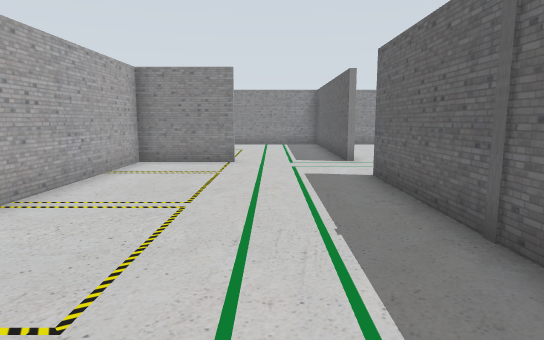
[1] (above)

24 first-person views from a walk through a world built for the Gazebo simulator. The camera is 1.2 m above the floor, tilts 8° down and sees 75° across. The floor is counted in squares, 1 m on a side. Each view is taken from the middle of a square. On the plan, view 1 faces up. The plan holds only what a view shows up to about 14 squares ahead; the rest is blank. The place goes on beyond the plan. The robots in the file are not drawn.

[2]
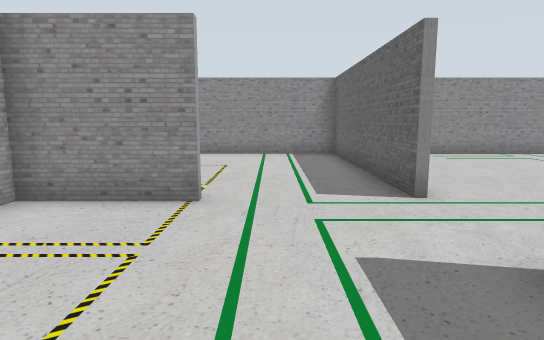

[3]
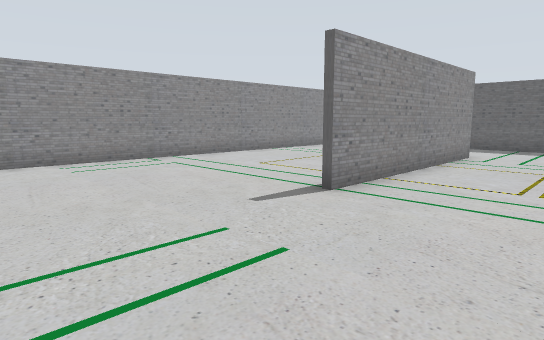

[4]
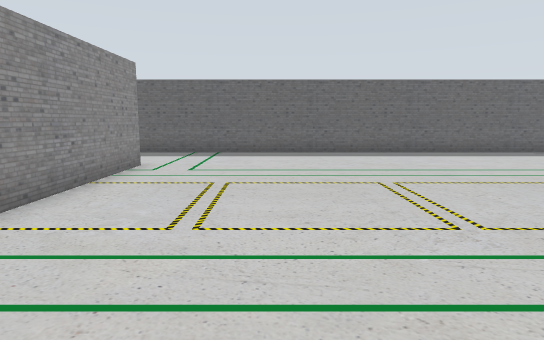

[5]
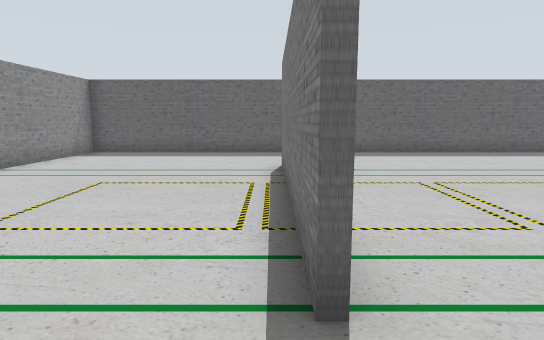

[6]
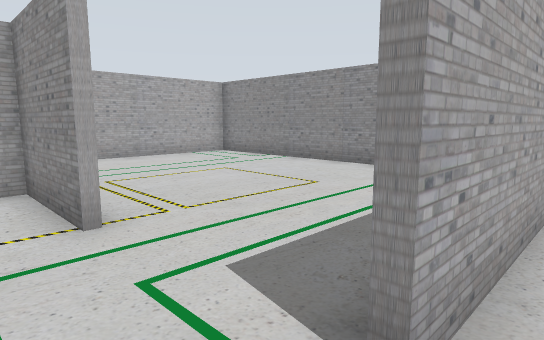

[7]
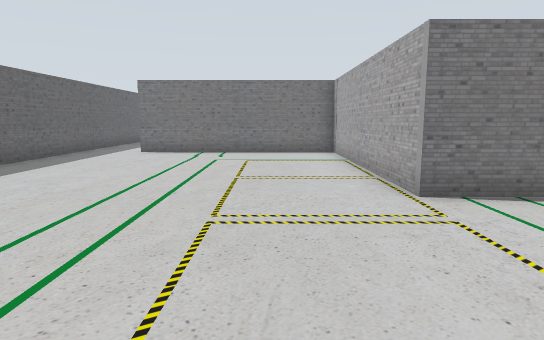

[8]
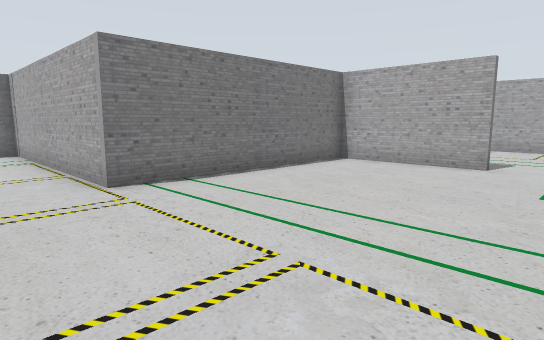

[9]
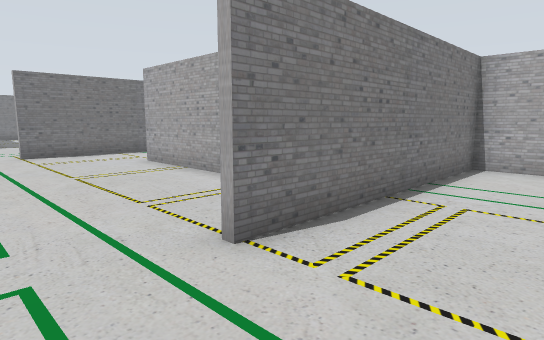

[10]
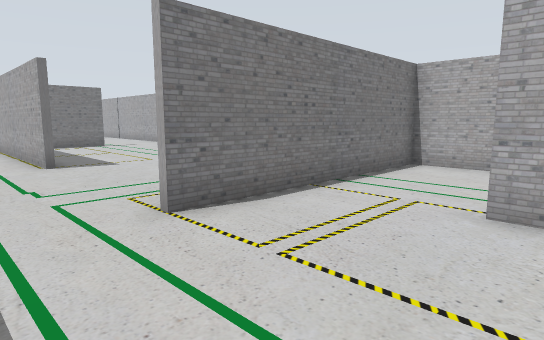

[11]
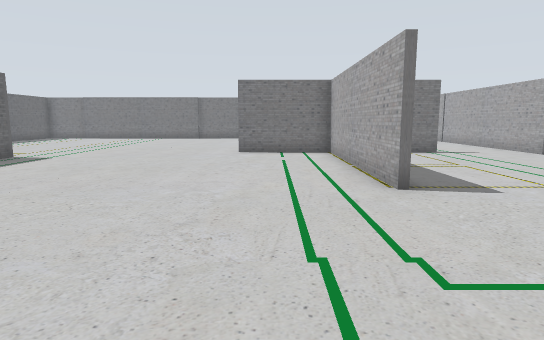

[12]
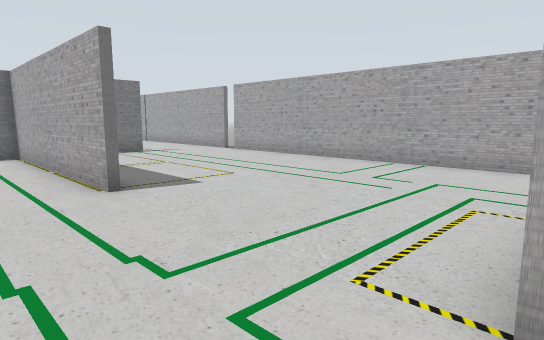

[13]
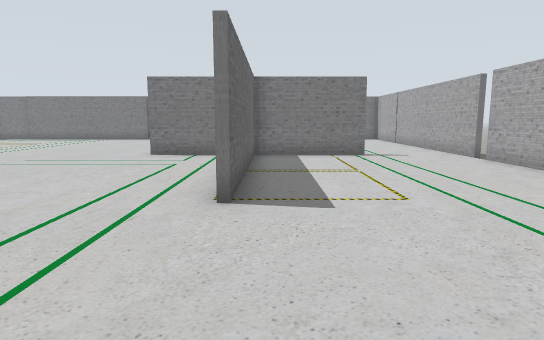

[14]
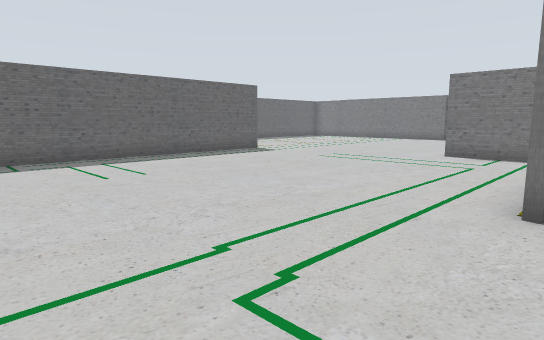

[15]
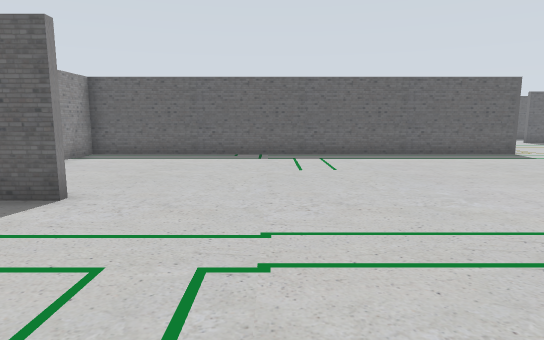

[16]
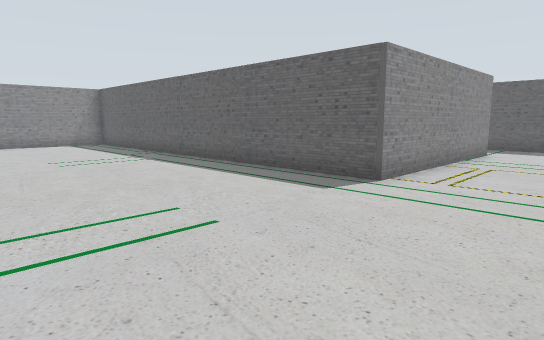

[17]
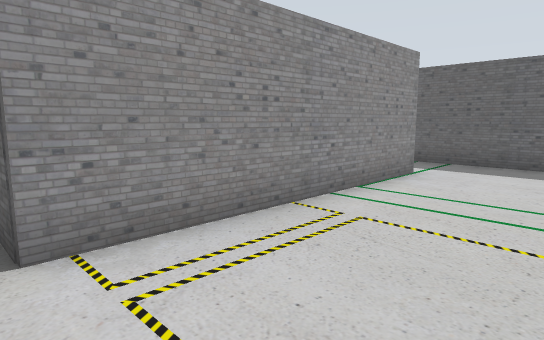

[18]
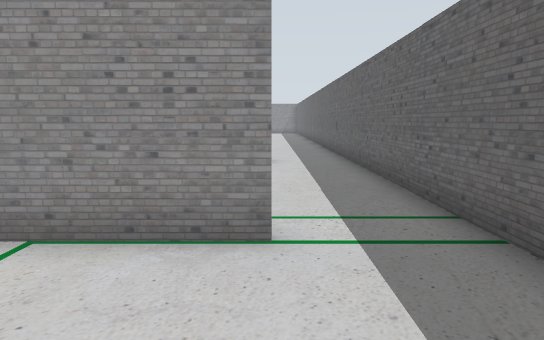

[19]
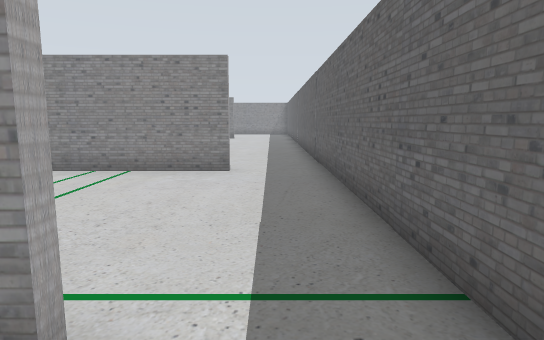

[20]
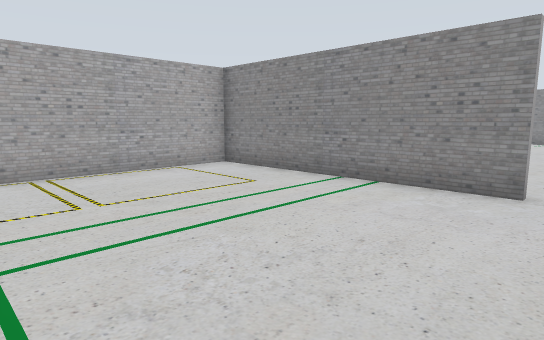

[21]
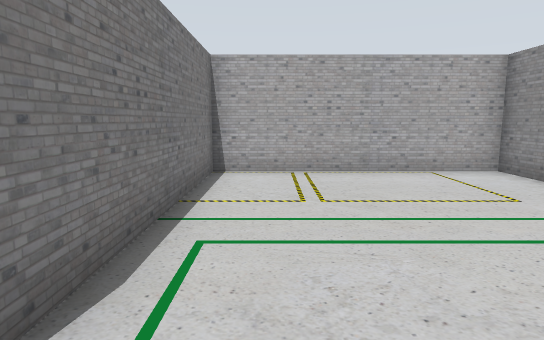

[22]
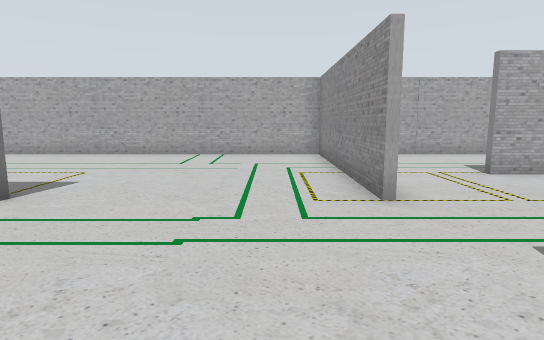

[23]
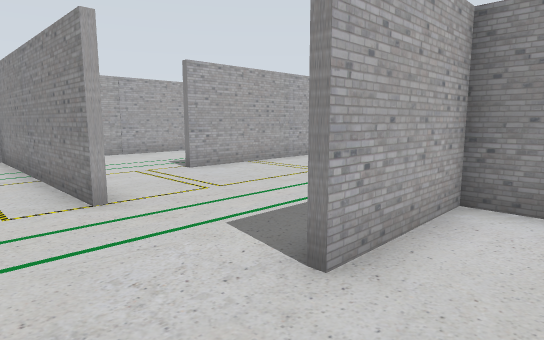

[24]
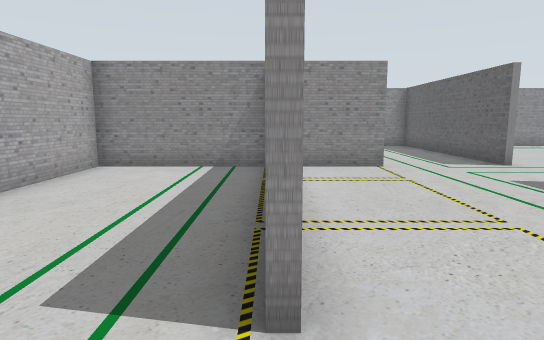

### Floor plan
Points are (right, up) in squares from view 1. A wall is a line through its corners. A room is listed if a view was taken in it or the views show most of it. See-through windows are left out.
Room 1 (views 1, 2, 3, 4, 5, 6, 7, 8, 9, 10)
walls: (7.9, 10.7) (15.4, 10.7); (2.4, 7.8) (2.4, 3.5) (9.7, 3.5) (9.7, -4.4) (17, -4.4); (2.2, 10.4) (2.2, 17.7) (-8.6, 17.7) (-8.6, 10.4) (-1, 10.4); (2.4, 14) (2.4, 10.4); (2.2, 2.8) (2.2, 7.8); (-1, 10.2) (-3.8, 10.2) (-3.8, 2.8); (15.5, 10.5) (7.9, 10.5); (2.2, 0.1) (2.2, 1.1); (12.4, 17.7) (4.4, 17.7); (-3.6, -0.1) (-1.1, -0.1); (19.3, -4.5) (19.3, 17.7) (14.6, 17.7)
ways out: opening at (0, 0.3) to room 2; opening at (18, -4) to room 3; opening at (-4, 1.5) to room 4
Room 2 (views 11, 12, 13, 14, 15, 16, 17, 18, 19, 20, 22, 23)
walls: (-1.2, -6) (-1.2, -13.4) (2.2, -13.4); (-1.1, -0.3) (-8.6, -0.3); (-5.4, -13.4) (-1.4, -13.4) (-1.4, -6); (3.4, 3.3) (2.4, 3.3) (2.4, 0.1); (-8.6, -12.6) (-8.6, -15.2); (-8.6, 0) (-8.6, -11.9); (17, -11.6) (9.5, -11.6) (9.5, 3.3) (7.8, 3.3); (19.3, -13.7) (19.3, -10.5)
ways out: opening at (0, 0.3) to room 1; opening at (17.5, -11) to room 3; gap at (-9, -12)
Room 3 (view 21)
walls: (17, -4.6) (9.7, -4.6) (9.7, -11.4) (16.4, -11.4); (19.3, -10.5) (19.3, -4.5)
ways out: opening at (18, -4) to room 1; opening at (17.5, -11) to room 2
Room 4 (view 24)
walls: (-4.1, 10.2) (-8.6, 10.2) (-8.6, 0); (-8.6, -0.1) (-3.6, -0.1)
ways out: opening at (-4, 1.5) to room 1

Positions as (right, up) in squares from view 1, and headings:
1: (0, 0), facing up
2: (0, 5), facing up
3: (3, 7), facing up-right
4: (6, 7), facing right
5: (6, 11), facing right
6: (3, 9), facing up-left
7: (12, 9), facing down
8: (12, 10), facing down-left
9: (1, 13), facing down-left
10: (1, 4), facing down-left
11: (1, 0), facing down
12: (1, 0), facing down-left
13: (-2, -1), facing down
14: (-2, -1), facing down-right
15: (-3, -3), facing right
16: (3, -15), facing up-right
17: (9, -15), facing up-right
18: (17, -15), facing up
19: (18, -13), facing up
20: (18, -11), facing up-left
21: (18, -10), facing left
22: (4, -2), facing left
23: (4, -2), facing up-left
24: (-4, 1), facing up
